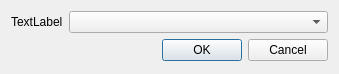
<?xml version="1.0" encoding="UTF-8"?>
<ui version="4.0">
 <class>Choice</class>
 <widget class="QDialog" name="Choice">
  <property name="geometry">
   <rect>
    <x>0</x>
    <y>0</y>
    <width>339</width>
    <height>74</height>
   </rect>
  </property>
  <property name="windowTitle">
   <string>Dialog</string>
  </property>
  <layout class="QVBoxLayout" name="verticalLayout">
   <item>
    <layout class="QHBoxLayout" name="horizontalLayout" stretch="0,1">
     <item>
      <widget class="QLabel" name="lab_tip">
       <property name="text">
        <string>TextLabel</string>
       </property>
      </widget>
     </item>
     <item>
      <widget class="QComboBox" name="com_choice"/>
     </item>
    </layout>
   </item>
   <item>
    <widget class="QDialogButtonBox" name="buttonBox">
     <property name="orientation">
      <enum>Qt::Horizontal</enum>
     </property>
     <property name="standardButtons">
      <set>QDialogButtonBox::Cancel|QDialogButtonBox::Ok</set>
     </property>
    </widget>
   </item>
  </layout>
 </widget>
 <resources/>
 <connections>
  <connection>
   <sender>buttonBox</sender>
   <signal>accepted()</signal>
   <receiver>Choice</receiver>
   <slot>accept()</slot>
   <hints>
    <hint type="sourcelabel">
     <x>248</x>
     <y>254</y>
    </hint>
    <hint type="destinationlabel">
     <x>157</x>
     <y>274</y>
    </hint>
   </hints>
  </connection>
  <connection>
   <sender>buttonBox</sender>
   <signal>rejected()</signal>
   <receiver>Choice</receiver>
   <slot>reject()</slot>
   <hints>
    <hint type="sourcelabel">
     <x>316</x>
     <y>260</y>
    </hint>
    <hint type="destinationlabel">
     <x>286</x>
     <y>274</y>
    </hint>
   </hints>
  </connection>
 </connections>
</ui>
